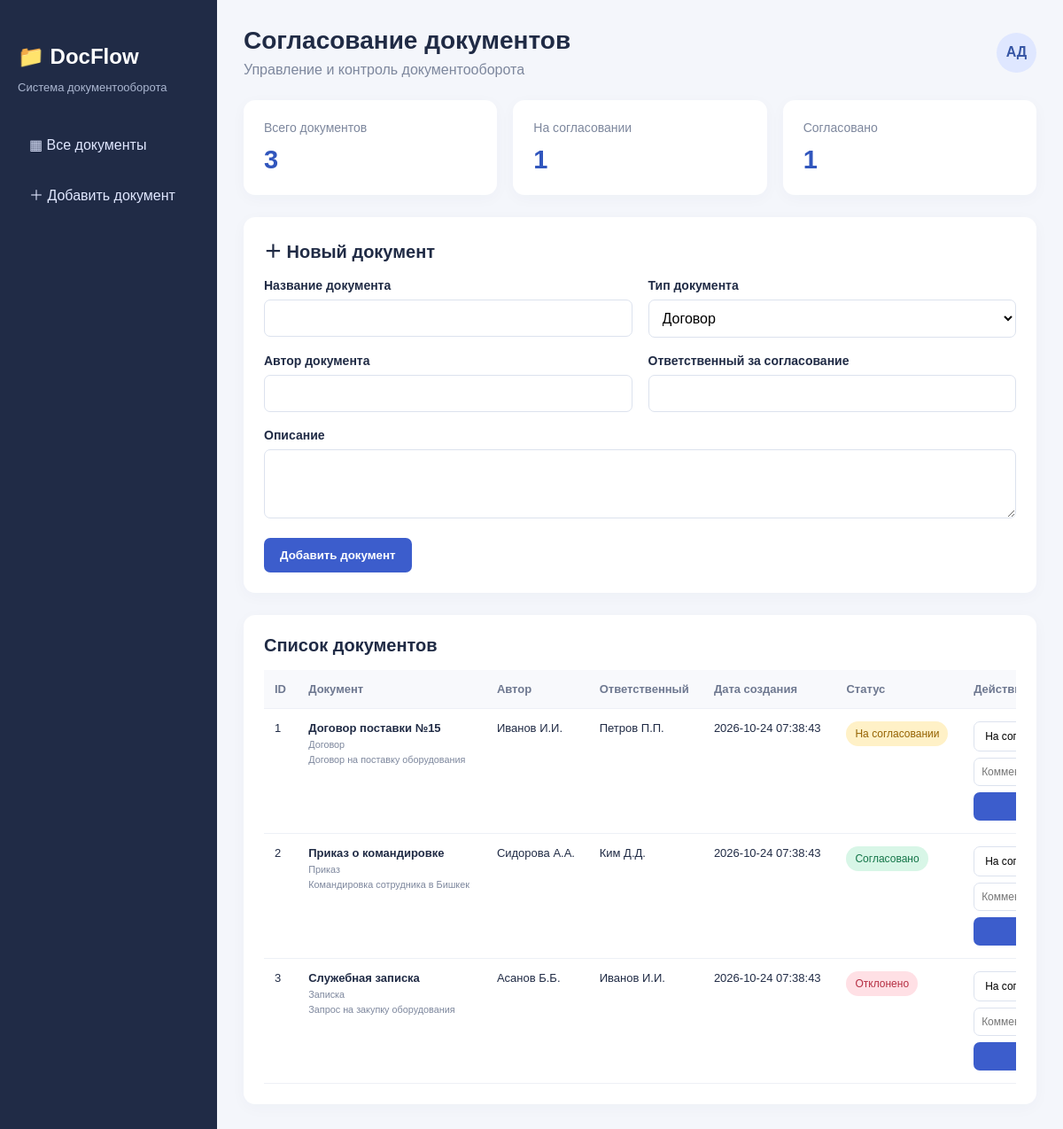
The page / on the database its author committed.
### tables this page shows
CREATE TABLE IF NOT EXISTS documents (
    id INT AUTO_INCREMENT PRIMARY KEY,
    title VARCHAR(255) NOT NULL,
    document_type VARCHAR(100) NOT NULL,
    author VARCHAR(150) NOT NULL,
    approver VARCHAR(150) NOT NULL,
    description TEXT,
    status ENUM(
        'На согласовании',
        'Согласовано',
        'Отклонено'
    ) NOT NULL DEFAULT 'На согласовании',
    comment TEXT,
    created_at TIMESTAMP DEFAULT CURRENT_TIMESTAMP,
    updated_at TIMESTAMP DEFAULT CURRENT_TIMESTAMP
        ON UPDATE CURRENT_TIMESTAMP
);

### index.php (the view, shortened to what this page needs)
<?php
require 'db.php';
$documents = $pdo->query(
    "SELECT * FROM documents ORDER BY created_at DESC"
)->fetchAll();
function e($value) {
    return htmlspecialchars(
        (string)($value ?? ''),
        ENT_QUOTES,
        'UTF-8'
    );
}
$colors = [
    'На согласовании' => 'pending',
    'Согласовано' => 'approved',
    'Отклонено' => 'rejected'
];
?>
<!DOCTYPE html>
<html lang="ru">
<head>
    <link rel="stylesheet" href="style.css">
</head>
<body>
<div class="sidebar">
    <h2>📁 DocFlow</h2>
    <p>Система документооборота</p>
    <a href="index.php">▦ Все документы</a>
    <a href="#add">＋ Добавить документ</a>
</div>
<main class="main">
    <header>
        <div>
            <h1>Согласование документов</h1>
            <p>Управление и контроль документооборота</p>
        </div>
        <div class="avatar">АД</div>
    </header>
    <section class="stats">
        <div class="stat">
            <span>Всего документов</span>
            <strong><?= count($documents) ?></strong>
        </div>
        <div class="stat">
            <span>На согласовании</span>
            <strong><?= count(array_filter(
                $documents,
                fn($d) => $d['status'] === 'На согласовании'
            )) ?></strong>
        </div>
        <div class="stat">
            <span>Согласовано</span>
            <strong><?= count(array_filter(
                $documents,
                fn($d) => $d['status'] === 'Согласовано'
            )) ?></strong>
        </div>
    </section>
    <section class="panel" id="add">
        <h2>＋ Новый документ</h2>
        <form action="add.php" method="post" class="form-grid">
            <div>
                <label>Название документа</label>
                <input type="text" name="title" maxlength="255" required>
            </div>
            <div>
                <label>Тип документа</label>
                <select name="document_type" required>
                    <option value="Договор">Договор</option>
                </select>
            </div>
            <div>
                <label>Автор документа</label>
                <input type="text" name="author" maxlength="150" required>
            </div>
            <div>
                <label>Ответственный за согласование</label>
                <input type="text" name="approver" maxlength="150" required>
            </div>
            <div class="full">
                <label>Описание</label>
                <textarea name="description" rows="3"></textarea>
            </div>
            <div class="full">
                <button type="submit">Добавить документ</button>
            </div>
        </form>
    </section>
    <section class="panel">
        <h2>Список документов</h2>
        <div class="table-wrap">
            <table>
                <thead>
                <tr>
                    <th>ID</th>
                    <th>Документ</th>
                    <th>Автор</th>
                    <th>Ответственный</th>
                    <th>Дата создания</th>
                    <th>Статус</th>
                    <th>Действия</th>
                </tr>
                </thead>
                <tbody>
                <?php foreach ($documents as $doc): ?>
                    <tr>
                        <td><?= e($doc['id']) ?></td>
                        <td>
                            <strong><?= e($doc['title']) ?></strong>
                            <small><?= e($doc['document_type']) ?></small>
                            <?php if ($doc['description']): ?>
                                <small><?= e($doc['description']) ?></small>
                            <?php endif; ?>
                        </td>
                        <td><?= e($doc['author']) ?></td>
                        <td><?= e($doc['approver']) ?></td>
                        <td><?= e($doc['created_at']) ?></td>
                        <td>
                            <span class="badge <?= e(
                                $colors[$doc['status']] ?? 'pending'
                            ) ?>">
                                <?= e($doc['status']) ?>
                            </span>
                        </td>
                        <td>
                            <form action="update.php" method="post"
                                  class="action-form">
                                <select name="status" aria-label="Новый статус">
                                    <option value="На согласовании">
                                        На согласовании
                                    </option>
                                </select>
                                <input type="text" name="comment"
                                       maxlength="2000"
                                       placeholder="Комментарий">
                                <button type="submit" class="small-btn">
                                </button>
                            </form>
                        </td>
                    </tr>
                <?php endforeach; ?>
                </tbody>
            </table>
        </div>
    </section>
</main>
</body>
</html>

### style.css (style rules this page uses)
* { box-sizing: border-box; }
body { margin: 0; font-family: Arial, sans-serif; background: #f4f6fb; color: #202b45; }
.sidebar { position: fixed; inset: 0 auto 0 0; width: 245px; padding: 30px 20px; background: #202b46; color: white; }
.sidebar h2 { margin-bottom: 8px; }
.sidebar p { color: #aab6d0; font-size: 13px; margin-bottom: 35px; }
.sidebar a { display: block; color: #e0e7ff; text-decoration: none; padding: 13px; border-radius: 8px; margin-bottom: 8px; }
.main { margin-left: 245px; padding: 30px; min-width: 0; }
header { display: flex; align-items: center; justify-content: space-between; gap: 20px; margin-bottom: 25px; }
header h1 { margin: 0 0 8px; font-size: 28px; }
header p { margin: 0; color: #7d879d; }
.avatar { width: 45px; height: 45px; display: grid; place-items: center; background: #dfe7ff; color: #3756a5; border-radius: 50%; font-weight: bold; }
.stats { display: grid; grid-template-columns: repeat(3, minmax(0, 1fr)); gap: 18px; margin-bottom: 25px; }
.stat, .panel { background: white; padding: 23px; border-radius: 13px; box-shadow: 0 4px 18px #27365a08; }
.stat span { display: block; color: #7d879d; font-size: 14px; margin-bottom: 12px; }
.stat strong { font-size: 29px; color: #3156bd; }
.panel { margin-bottom: 25px; }
.panel h2 { margin-top: 0; font-size: 20px; }
.form-grid { display: grid; grid-template-columns: repeat(2, minmax(0, 1fr)); gap: 18px; }
.full { grid-column: 1 / -1; }
label { display: block; font-size: 14px; font-weight: bold; margin-bottom: 8px; }
input, select, textarea { width: 100%; padding: 11px; border: 1px solid #dce2ee; border-radius: 7px; background: white; font: inherit; min-width: 0; }
button { padding: 12px 18px; background: #3c5dcc; color: white; border: none; border-radius: 7px; cursor: pointer; font-weight: bold; }
.table-wrap { overflow-x: auto; }
table { width: 100%; min-width: 1000px; border-collapse: collapse; font-size: 13px; }
th, td { text-align: left; padding: 14px 12px; border-bottom: 1px solid #edf0f6; vertical-align: top; }
th { color: #6e7890; background: #f8f9fc; }
td small { display: block; color: #7d879d; margin-top: 5px; max-width: 220px; }
.badge { display: inline-block; padding: 7px 10px; border-radius: 20px; white-space: nowrap; font-size: 12px; }
.pending { color: #946200; background: #fff1c7; }
.approved { color: #137548; background: #d8f6e7; }
.rejected { color: #b52e42; background: #ffe0e5; }
.action-form { display: grid; gap: 7px; min-width: 180px; }
.action-form select, .action-form input { font-size: 12px; padding: 8px; }
.small-btn { padding: 9px; font-size: 12px; }

### rows shown on the page
documents: id "1", title "Договор поставки №15", document_type "Договор", description "Договор на поставку оборудования", author "Иванов И.И.", approver "Петров П.П.", created_at "2026-10-24 07:38:43", status "На согласовании"
documents: id "2", title "Приказ о командировке", document_type "Приказ", description "Командировка сотрудника в Бишкек", author "Сидорова А.А.", approver "Ким Д.Д.", created_at "2026-10-24 07:38:43", status "Согласовано"
documents: id "3", title "Служебная записка", document_type "Записка", description "Запрос на закупку оборудования", author "Асанов Б.Б.", approver "Иванов И.И.", created_at "2026-10-24 07:38:43", status "Отклонено"

### other values the page prints
count($documents) "3"
